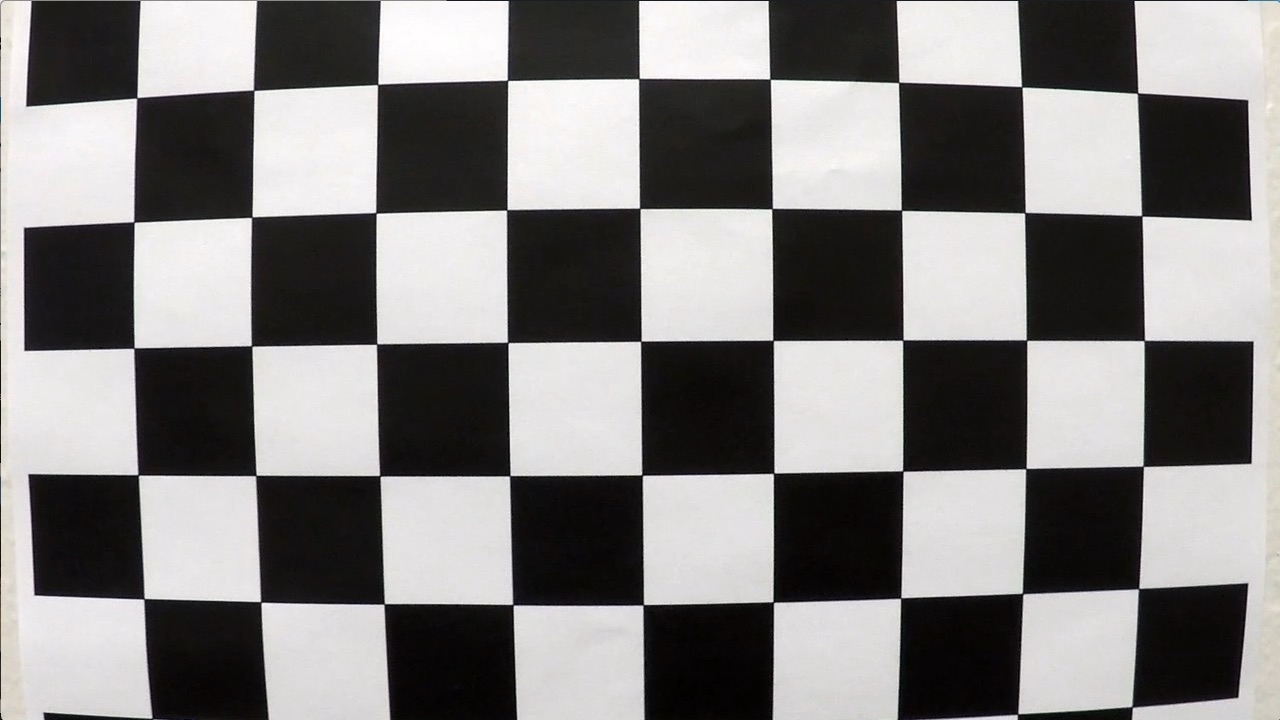
#> input picture CameraCalibration/camera_cal/calibration1.jpg, 1280 x 720 px; its folder holds 5 pictures in this run
$ jupyter execute --allow-errors DistortionCorrection.ipynb   (shell and % lines are left out)   (Python 2 division)
#> lines starting #> are read from the running program, lines starting #| are printed output that depends on the picture
#> further down, img is the input picture: shape (720, 1280, 3); mean R, G, B 130.1, 128.4, 127.8
#> `ret, corners = cv2.findChessboardCorners(gray, (9,6), None)`: ret = False; corners = None
## Distortion Correction

This notebook will explain about correcting Distortion and generate an undistorted image.

There are two main steps to this process: use chessboard images to obtain image points and object points, and then use the OpenCV functions `cv2.calibrateCamera()` and `cv2.undistort()` to compute the calibration and undistortion.

### Generating Imagepoints and ObjectPoints

This below cell will generate image points and object points as we did in earlier notebook.

[cell 1]
#Import required libraries
import numpy as np
import matplotlib.image as mpimg
import matplotlib.pyplot as plt
from matplotlib import patches
import glob
import cv2
import os


# These arrays will be used to store object points and image points from all input images.
objpts = [] # 3d points in real world space
imgpts = [] # 2d points in image plane

# prepare object points, like (0,0,0), (1,0,0), (2,0,0) ....,(6,5,0)
objp = np.zeros((6*9,3), np.float32)
objp[:,:2] = np.mgrid[0:9,0:6].T.reshape(-1,2)

# Making a list of calibration images from input images
files = os.listdir('camera_cal')

# looking through the list and searching for chessboard corners
#> (the rest of this cell did not finish here and is left out)

[cell 2]
# Lets define a simple function to generate undistorted images

def cal_undistort(img, objpoints,imgpoints):
    gray = cv2.cvtColor(img, cv2.COLOR_RGB2GRAY)
    ret, mtx, dist, rvecs, tvecs = cv2.calibrateCamera(objpoints,imgpoints,gray.shape[::-1],None, None)
#> ret = 0.402; mtx = [[1215.1, 0, 674.3], [0, 1227, 357.1], [0, 0, 1]]; dist = [[-0.887, 13.5, -0.00382, -0.00756, -85.37]]; rvecs = ([0.506, -0.211, 0.0337],); tvecs = ([-2.2, -0.223, 20.53],)
    undist = cv2.undistort(img,mtx,dist, None, mtx)
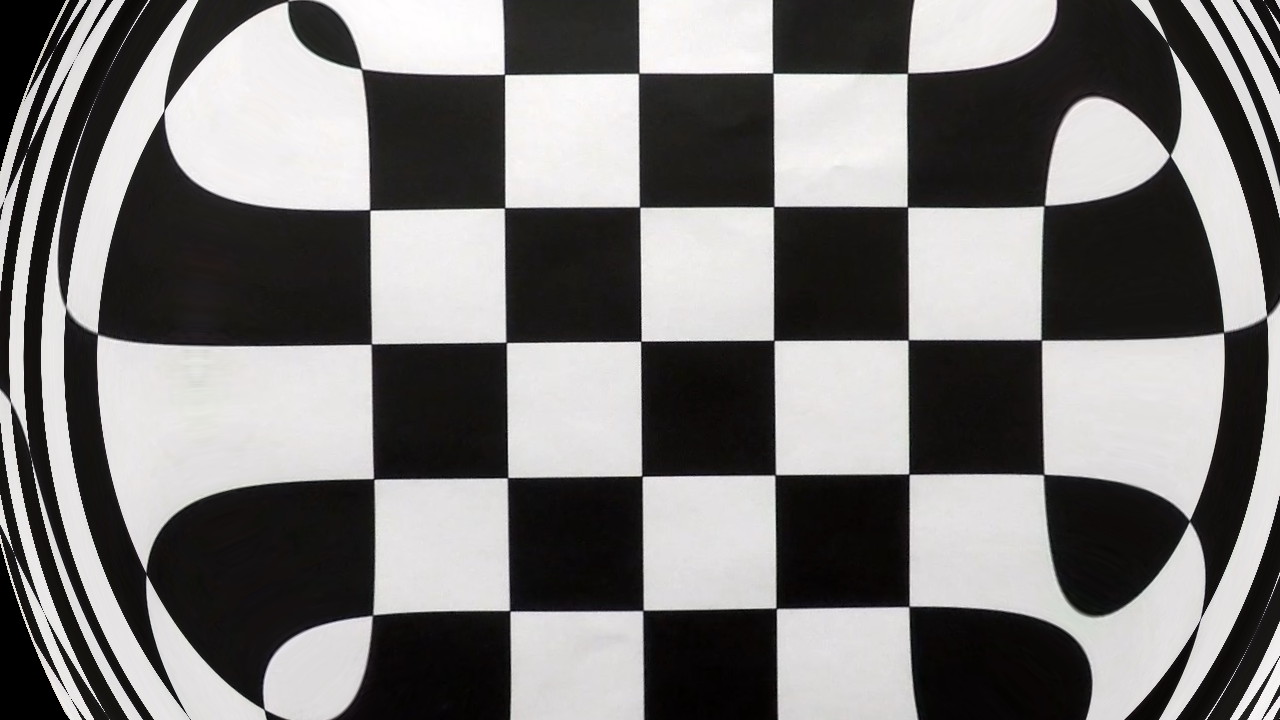
#> undist: shape (720, 1280, 3); mean B, G, R 119.9, 120.6, 122.1
    return undist


# lets read in the image
img = cv2.imread('camera_cal/calibration1.jpg')

#We will use objpoints and imgpoints from above

undistorted_img = cal_undistort(img,objpts,imgpts)

fig,ax = plt.subplots(1,2, figsize = (15,30))
fig.tight_layout()
ax[0].imshow(img)
ax[0].set_title('Original', fontsize= 20, color = 'g')
ax[1].imshow(undistorted_img)
ax[1].set_title('Undistorted', fontsize= 20, color = 'r')
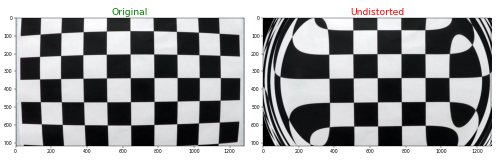
#> figure drawn by matplotlib, 2 panels; B, G, R data is drawn as R, G, B
